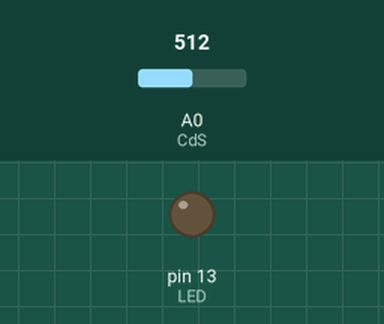
Recording of a sketch running on a simulated Arduino Uno, built with avr-gcc and run on an emulated ATmega328P. On the bench: output pins drawn as LEDs (lit = HIGH). The test bench sets the inputs (shaded band); at power-on: A0 (CdS) = 512.

Above: at 1.2 s.
1.3 s: A0 (CdS) set to 682
2.8 s: A0 (CdS) set to 714
At 3.9 s:
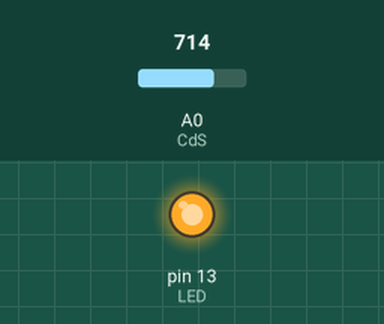
4.3 s: A0 (CdS) set to 607
5.8 s: A0 (CdS) set to 584
At 6.1 s:
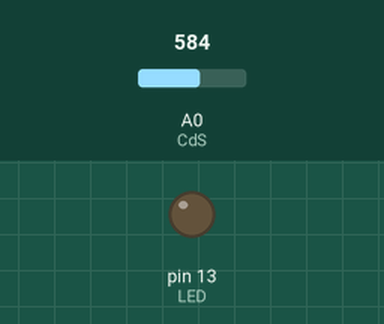
7.3 s: A0 (CdS) set to 710
At 8.5 s:
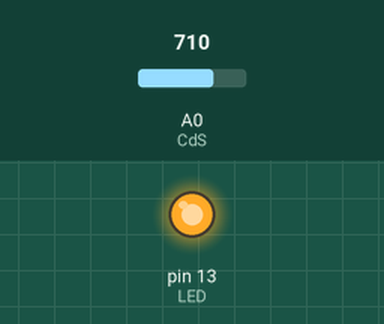
Timing chart, 0 to 9.8 s (numbered marks = the images above; inputs shaded):
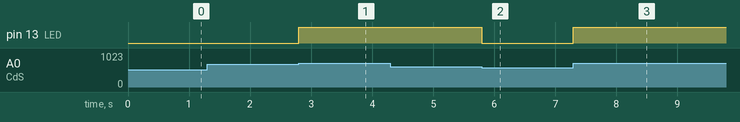

Measured:
- the behaviour switches between 699 and 700 on A0 (CdS) (found by bisection; images 0 and 1)
- the behaviour switches between 600 and 599 on A0 (CdS) (found by bisection; images 1 and 2)
- after the input at 1.3 s, every drawn part: stays the same
- after the input at 2.8 s, pin 13 (LED): LOW → HIGH at once
- after the input at 4.3 s, every drawn part: stays the same
- after the input at 5.8 s, pin 13 (LED): HIGH → LOW at once
- after the input at 7.3 s, pin 13 (LED): LOW → HIGH at once

The sketch:

cdsLED.ino
```cpp
// 使用光敏電阻製作小夜燈

const byte LED = 13;
const byte CdS = A0;

void setup() {
  pinMode(LED, OUTPUT) ;
}
void loop() {
  int val;
  val = analogRead(CdS) ;
  if (val >= 700) {
    digitalWrite(13, HIGH) ;
  } else if (val < 600) {		// 設定低於600時，再關閉燈光。
	  digitalWrite(13, LOW) ;
  }
}
```
